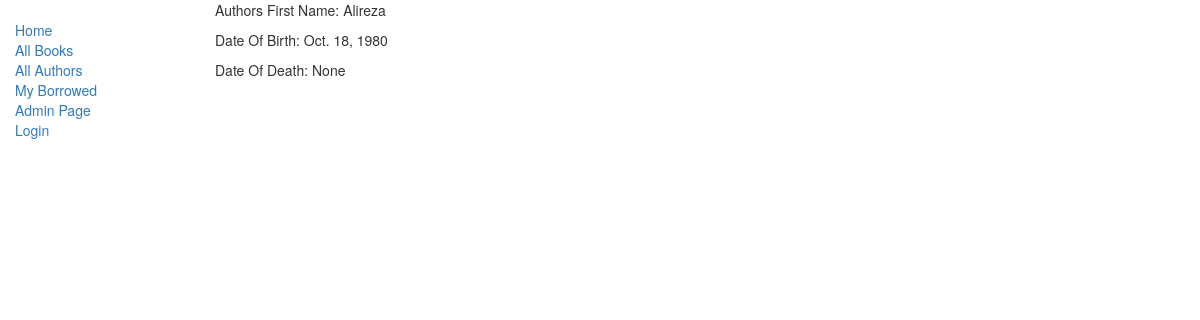
Page /catalog/authors/1/ on the committed database.
### catalog/models.py (models this page shows, shortened)
class Author(models.Model):
    first_name = models.CharField(max_length=100)
    last_name = models.CharField(max_length=100)
    date_of_birth = models.DateField(null=True, blank=True)
    date_of_death = models.DateField('Died', null=True, blank=True)

### catalog/views.py (the view)
# urls.py: re_path(r'^authors/(?P<pk>\d+)/$', views.AuthorDetailView.as_view(), name='author-detail'),
class AuthorDetailView(generic.DetailView):
    model = models.Author
    template_name = 'catalog/author_detail.html'

### catalog/templates/catalog/author_detail.html
{% extends "catalog/base_generic.html" %}
{% block content %}
<p>Authors First Name: {{ author.first_name }}</p>
<p>Date Of Birth: {{ author.date_of_birth }}</p>
<p>Date Of Death: {{ author.date_of_death }}</p>
{% endblock %}

### rows in the picture
Author: first_name "Alireza", date_of_birth "Oct. 18, 1980", date_of_death "None"
